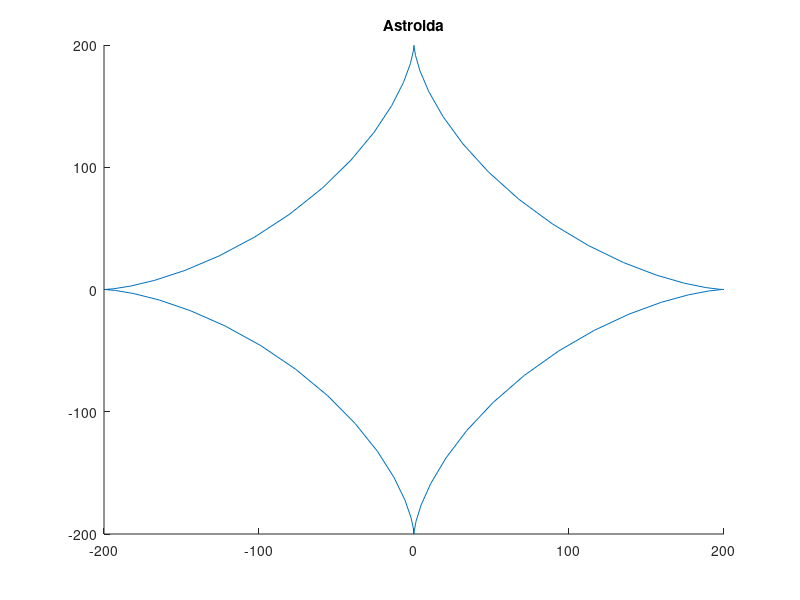

Reproduce this figure in MATLAB.
%% Astroida

%% Inicijalizacija

clear all
close all
clc

%%

% t = 0:.1:3*pi/2;
t = 0:.1:2*pi;
a = 200;
x = a*cos(t).^3;
y = a*sin(t).^3;
figure
title('Astroida')
line(x,y)
